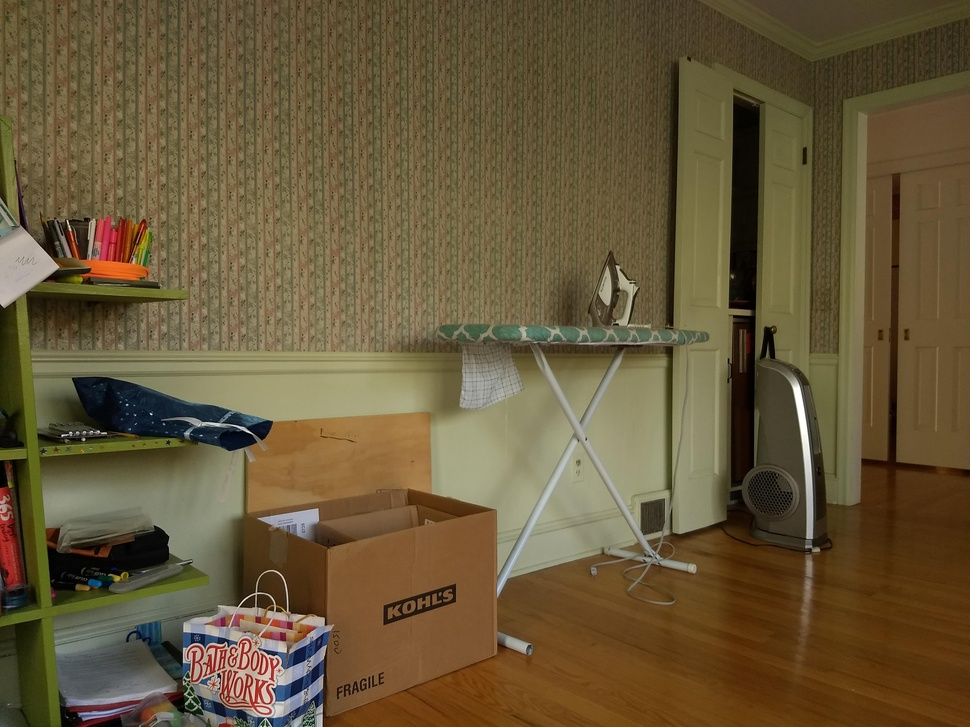
#> input picture Assignment 0/Part 2 - Getting Familiar with Python/input.jpg, 970 x 727 px, shrunk from 4032 x 3024 before the run
$ python FlipImage.py
#> lines starting #> are read from the running program, lines starting #| are printed output that depends on the picture
import numpy as np
import cv2
import os
window_title = "The Input Image"
input_image = "input.jpg"
output_image = os.path.basename(__file__)[:-len(".py")] + ".jpg"
HORIZONTAL = 0
VERTICAL = 1

def read_image(file_name = input_image):
#> called with file_name = 'input.jpg'
    img = cv2.imread(file_name)
#> img is the input picture: shape (727, 970, 3); mean B, G, R 57.4, 88.1, 103.8
    return img

def display_image(img,window_title = window_title):
    cv2.namedWindow(window_title, cv2.WINDOW_NORMAL)
    cv2.imshow(window_title,img)
    cv2.waitKey(0)
    cv2.destroyAllWindows()
    return

def grayscale(img):
    grayscale = cv2.cvtColor(img,cv2.COLOR_BGR2GRAY)
    #=6, BGR and not RGB because of how cv2 returns images
    return grayscale

def save_to_disk(img,filename=output_image):
    cv2.imwrite(filename,img)

def get_dimensions_hw(img):
    return img.shape[0:2]

def get_middle_pixels_hw(img, new_height, new_width):
    input_img_h,input_img_w = get_dimensions_hw(img)
    if new_height > input_img_h:
        raise ValueError("Requested new height (" + str(new_height) + ") is greater than image height (" + str(input_img_h) + ").")
    if new_width > input_img_w:
        raise ValueError("Requested new width (" + str(new_width) + ") is greater than image width (" + str(input_img_w) + ").")
    middle_h = round(input_img_h/2)
    half_new_height = round(new_height/2)
    middle_w = round(input_img_w/2)
    half_new_width = round(new_width/2)
    middle_pixels = img[middle_h-half_new_height:middle_h+half_new_height,middle_w-half_new_width:middle_w+half_new_width]
    return middle_pixels

def set_periodic_pixel(img, frequency, direction, new_pixel):
    h,w = get_dimensions_hw(img)
    img = np.array(img,copy=True)
    if direction == HORIZONTAL:
        for i in range(0,h):
            for j in range(0,w,frequency):
                img[i][j] = new_pixel
    elif direction == VERTICAL:
        for i in range(0,h,frequency):
            for j in range(0,w):
                img[i][j] = new_pixel
    return img

def flip(img, direction):
#> called with direction = 1
    h,w = get_dimensions_hw(img)
#> h = 727; w = 970
    flipped = np.array(img,copy=True)
    if direction == HORIZONTAL:
        for i in range(h):
            for j in range(w):
                flipped[i][j] = img[i][w-j-1]
    elif direction == VERTICAL:
        for i in range(h):
            for j in range(w):
                flipped[i][j] = img[h-i-1][j]
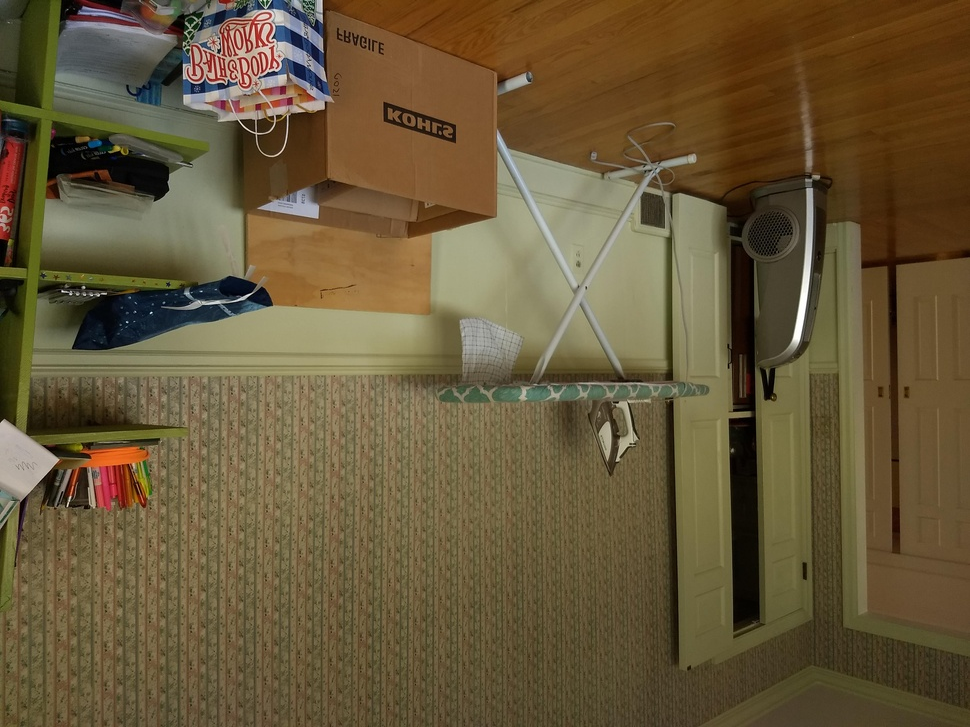
#> flipped: shape (727, 970, 3); mean B, G, R 57.4, 88.1, 103.8
    return flipped

def show_side_by_side(img1, img2):
    h1,w1 = get_dimensions_hw(img1)
#> h1 = 727; w1 = 970
    h2,w2 = get_dimensions_hw(img2)
#> h2 = 727; w2 = 970
    side_by_side = np.zeros([max(h1,h2),w1+w2,3],np.uint8)
    for i in range(h1):
        for j in range(w1):
            side_by_side[i][j] = img1[i][j]
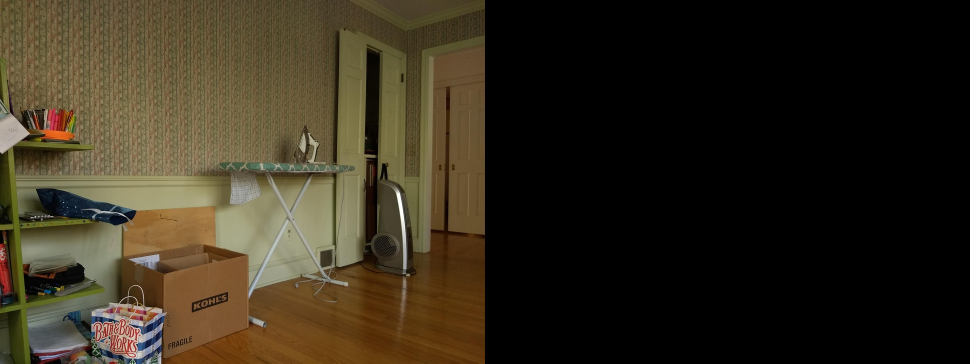
#> side_by_side: shape (727, 1940, 3) (shown at 1/2 size); mean B, G, R 28.7, 44, 51.9
    for i in range(h2):
        for j in range(w2):
            side_by_side[i][j+w1] = img2[i][j]
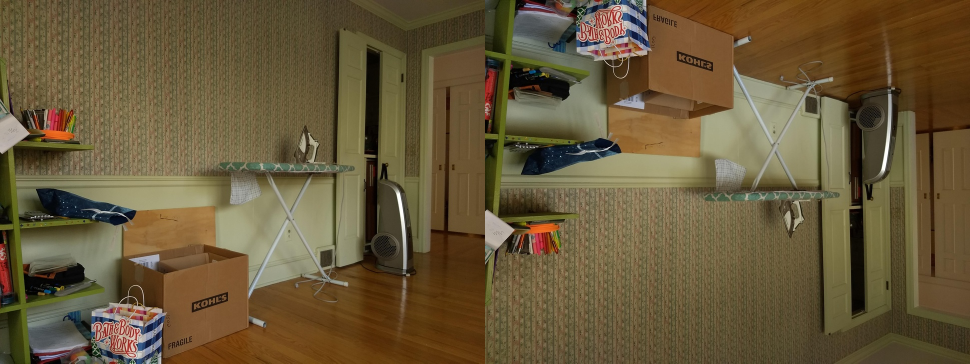
#> side_by_side: shape (727, 1940, 3) (shown at 1/2 size); mean B, G, R 57.4, 88.1, 103.8
    return side_by_side


if __name__ == "__main__":
    img = read_image()
    flipped = flip(img, VERTICAL)
    img = show_side_by_side(img, flipped)
    save_to_disk(img)
    display_image(img)

$ run again, with Assignment 0/Part 2 - Getting Familiar with Python/MiddleHundredImage.jpg copied over Assignment 0/Part 2 - Getting Familiar with Python/input.jpg
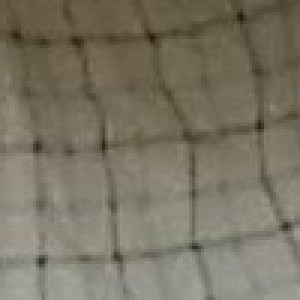
#> input picture Assignment 0/Part 2 - Getting Familiar with Python/MiddleHundredImage.jpg, 100 x 100 px (shown 3 times larger)
#> in read_image, img is the input picture: shape (100, 100, 3); mean B, G, R 99.7, 116, 121.6
#> h = 100
#> after the loop in flip, `for i in range(h):`:
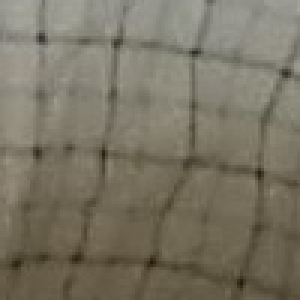
#> flipped: shape (100, 100, 3) (shown 3 times larger); mean B, G, R 99.7, 116, 121.6
#> after the loop in show_side_by_side, `for i in range(h2):`:
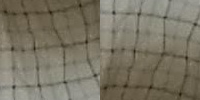
#> side_by_side: shape (100, 200, 3); mean B, G, R 99.7, 116, 121.6
